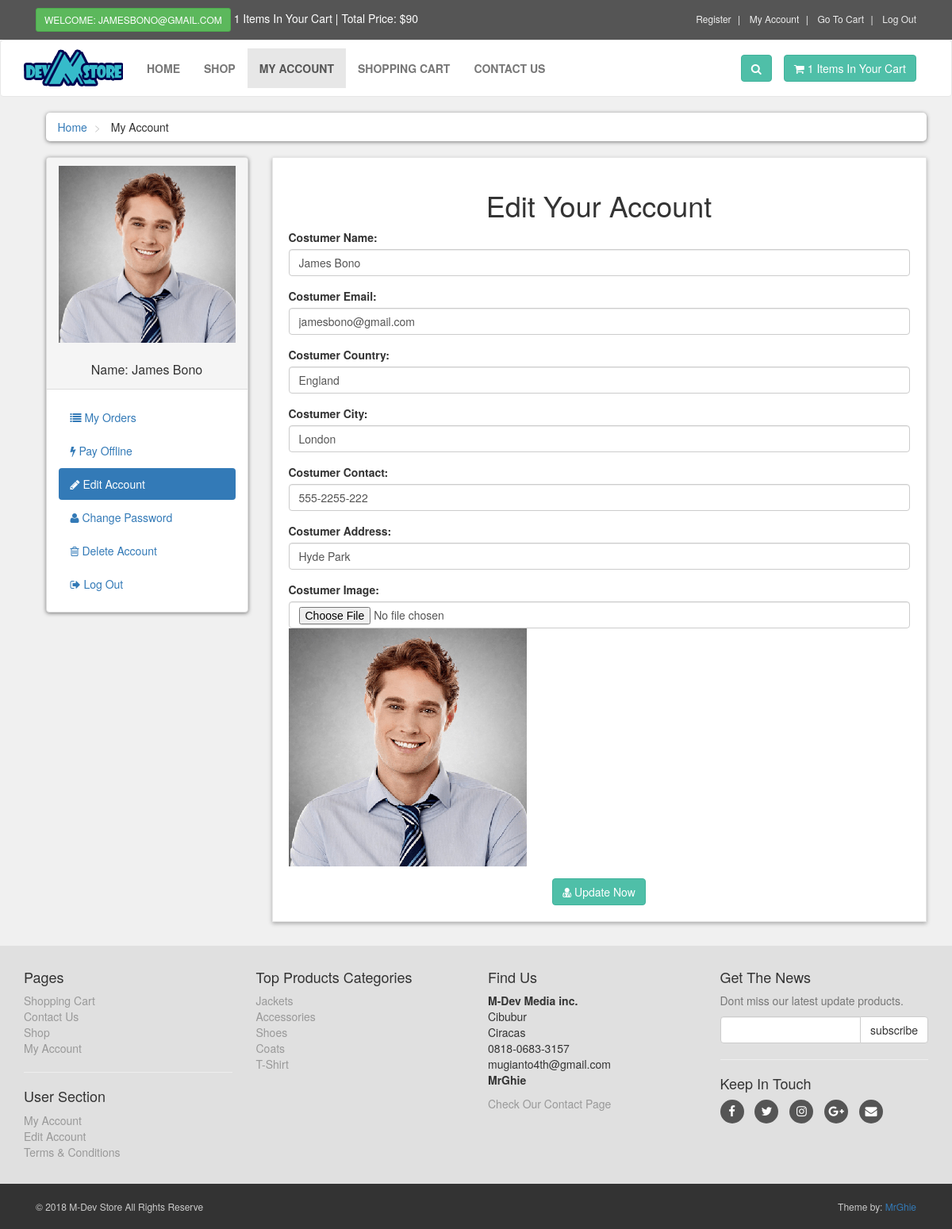
The page /M-Dev-Store/customer/my_account.php?edit_account (signed in) on the database its author committed.
### tables this page shows
CREATE TABLE `customers` (
  `customer_id` int(10) NOT NULL,
  `customer_name` varchar(255) NOT NULL,
  `customer_email` varchar(255) NOT NULL,
  `customer_pass` varchar(255) NOT NULL,
  `customer_country` text NOT NULL,
  `customer_city` text NOT NULL,
  `customer_contact` varchar(255) NOT NULL,
  `customer_address` text NOT NULL,
  `customer_image` text NOT NULL,
  `customer_ip` varchar(100) NOT NULL
);

CREATE TABLE `product_categories` (
  `p_cat_id` int(10) NOT NULL,
  `p_cat_title` text NOT NULL,
  `p_cat_top` text NOT NULL,
  `p_cat_image` text NOT NULL
);

### M-Dev-Store/customer/edit_account.php (the view, shortened to what this page needs)
<?php
$customer_session = $_SESSION['customer_email'];
$get_customer = "select * from customers where customer_email='$customer_session'";
$run_customer = mysqli_query($con,$get_customer);
$row_customer = mysqli_fetch_array($run_customer);
$customer_name = $row_customer['customer_name'];
$customer_email = $row_customer['customer_email'];
$customer_country = $row_customer['customer_country'];
$customer_city = $row_customer['customer_city'];
$customer_contact = $row_customer['customer_contact'];
$customer_address = $row_customer['customer_address'];
$customer_image = $row_customer['customer_image'];
?>
<h1 align="center"> Edit Your Account </h1>
<form action="" method="post" enctype="multipart/form-data">
    <div class="form-group">
        <label> Costumer Name: </label>
        <input type="text" name="c_name" class="form-control" value="<?php echo $customer_name; ?>" required>
    </div>
    <div class="form-group">
        <label> Costumer Email: </label>
        <input type="text" name="c_email" class="form-control" value="<?php echo $customer_email; ?>" required>
    </div>
    <div class="form-group">
        <label> Costumer Country: </label>
        <input type="text" name="c_country" class="form-control" value="<?php echo $customer_country; ?>" required>
    </div>
    <div class="form-group">
        <label> Costumer City: </label>
        <input type="text" name="c_city" class="form-control" value="<?php echo $customer_city; ?>" required>
    </div>
    <div class="form-group">
        <label> Costumer Contact: </label>
        <input type="text" name="c_contact" class="form-control" value="<?php echo $customer_contact; ?>" required>
    </div>
    <div class="form-group">
        <label> Costumer Address: </label>
        <input type="text" name="c_address" class="form-control" value="<?php echo $customer_address; ?>" required>
    </div>
    <div class="form-group">
        <label> Costumer Image: </label>
        <input type="file" name="c_image" class="form-control form-height-custom">
        <img class="img-responsive" src="customer_images/<?php echo $customer_image; ?>" alt="Costumer Image">
    </div>
    <div class="text-center">
        <button name="update" class="btn btn-primary">
            <i class="fa fa-user-md"></i> Update Now
        </button>
    </div>
</form>

### M-Dev-Store/customer/includes/sidebar.php
<div class="panel panel-default sidebar-menu">
    <div class="panel-heading">
        <?php
        $customer_session = $_SESSION['customer_email'];
        $get_customer = "select * from customers where customer_email='$customer_session'";
        $run_customer = mysqli_query($con,$get_customer);
        $row_customer = mysqli_fetch_array($run_customer);
        $customer_image = $row_customer['customer_image'];
        $customer_name = $row_customer['customer_name'];
        if(!isset($_SESSION['customer_email'])){
        }else{
            echo "
                <center>
                    <img src='customer_images/$customer_image' class='img-responsive' >
                </center>
                <br/>
                <h3 class='panel-title' align='center'>
                    Name: $customer_name
                </h3>
            ";
        }
        ?>
    </div>
    <div class="panel-body">
        <ul class="nav-pills nav-stacked nav">
            <li class="<?php if(isset($_GET['my_orders'])){ echo "active"; } ?>">
                <a href="my_account.php?my_orders">
                    <i class="fa fa-list"></i> My Orders
                </a>
            </li>
            <li class="<?php if(isset($_GET['pay_offline'])){ echo "active"; } ?>">
                <a href="my_account.php?pay_offline">
                    <i class="fa fa-bolt"></i> Pay Offline
                </a>
            </li>
            <li class="<?php if(isset($_GET['edit_account'])){ echo "active"; } ?>">
                <a href="my_account.php?edit_account">
                    <i class="fa fa-pencil"></i> Edit Account
                </a>
            </li>
            <li class="<?php if(isset($_GET['change_pass'])){ echo "active"; } ?>">
                <a href="my_account.php?change_pass">
                    <i class="fa fa-user"></i> Change Password
                </a>
            </li>
            <li class="<?php if(isset($_GET['delete_account'])){ echo "active"; } ?>">
                <a href="my_account.php?delete_account">
                    <i class="fa fa-trash-o"></i> Delete Account
                </a>
            </li>
            <li>
                <a href="logout.php">
                    <i class="fa fa-sign-out"></i> Log Out
                </a>
            </li>
        </ul>
    </div>
</div>

### M-Dev-Store/customer/includes/footer.php (shortened to what this page needs)
<div id="footer">
    <div class="container">
        <div class="row">
            <div class="col-sm-6 col-md-3">
               <h4>Pages</h4>
                <ul>
                    <li><a href="../cart.php">Shopping Cart</a></li>
                    <li><a href="../contact.php">Contact Us</a></li>
                    <li><a href="../shop.php">Shop</a></li>
                    <li><a href="my_account.php">My Account</a></li>
                </ul>
                <hr>
                <h4>User Section</h4>
                <ul>
                           <?php
                           if(!isset($_SESSION['customer_email'])){
                               echo"<a href='../checkout.php'>Login</a>";
                           }else{
                              echo"<a href='my_account.php?my_orders'>My Account</a>";
                           }
                           ?>
                    <li>
                            <?php
                           if(!isset($_SESSION['customer_email'])){
                               echo"<a href='../checkout.php'>Login</a>";
                           }else{
                              echo"<a href='my_account.php?edit_account'>Edit Account</a>";
                           }
                           ?>
                    </li>
                    <li><a href="../terms.php">Terms & Conditions</a></li>
                </ul>
            </div>
            <div class="com-sm-6 col-md-3">
                <h4>Top Products Categories</h4>
                <ul>
                    <?php
                        $get_p_cats = "select * from product_categories";
                        $run_p_cats = mysqli_query($con,$get_p_cats);
                        while($row_p_cats=mysqli_fetch_array($run_p_cats)){
                            $p_cat_id = $row_p_cats['p_cat_id'];
                            $p_cat_title = $row_p_cats['p_cat_title'];
                            echo "
                                <li>
                                    <a href='../shop.php?p_cat=$p_cat_id'>
                                        $p_cat_title
                                    </a>
                                </li>
                            ";
                        }
                    ?>
                </ul>
            </div>
            <div class="col-sm-6 col-md-3">
                <h4>Find Us</h4>
                <p>
                    <strong>M-Dev Media inc.</strong>
                    <br/>Cibubur
                    <br/>Ciracas
                    <br/>0818-0683-3157
                    <br/>mugianto4th@gmail.com
                    <br/><strong>MrGhie</strong>
                </p>
                <a href="../contact.php">Check Our Contact Page</a>
            </div>
            <div class="col-sm-6 col-md-3">
                <h4>Get The News</h4>
                <p class="text-muted">
                    Dont miss our latest update products.
                </p>
                <form action="https://feedburner.google.com/fb/a/mailverify" method="post" target="popupwindow" onsubmit="window.open('https://feedburner.google.com/fb/a/mailverify?uri=M-devMedia', 'popupwindow', 'scrollbars=yes,width=550,height=520');return true" method="post">
                    <div class="input-group">
                        <input type="text" class="form-control" name="email">
                        <span class="input-group-btn">
                            <input type="submit" value="subscribe" class="btn btn-default">
                        </span>
                    </div>
                </form>
                <hr>
                <h4>Keep In Touch</h4>
                <p class="social">
                    <a href="../#" class="fa fa-facebook"></a>
                    <a href="../#" class="fa fa-twitter"></a>
                    <a href="../#" class="fa fa-instagram"></a>
                    <a href="../#" class="fa fa-google-plus"></a>
                    <a href="../#" class="fa fa-envelope"></a>
                </p>
            </div>
        </div>
    </div>
</div>
<div id="copyright">
    <div class="container">
        <div class="col-md-6">
            <p class="pull-left">&copy; 2018 M-Dev Store All Rights Reserve</p>
        </div>
        <div class="col-md-6">
            <p class="pull-right">Theme by: <a href="#">MrGhie</a></p>
        </div>
    </div>
</div>

### M-Dev-Store/customer/styles/style.css (style rules this page uses)
body { font-size: 14px; line-height: 1.42857143; color: #333333; background: #f0f0f0; overflow-x: hidden; }
.btn-primary { color: rgb(255, 255, 255); background: rgb(79, 191, 168); border-color: rgb(65, 179, 156); }
#content .panel.sidebar-menu { box-sizing: border-box; box-shadow: 0px 1px 5px rgba(0, 0, 0, .5); }
#content .panel.sidebar-menu h3 { padding: 5px 0px; margin: 0px; }
#footer { background: #e0e0e0; padding: 20px 0; }
#footer a { color: #999999; padding: 0; text-decoration: none; }
#footer ul { list-style: none; padding-left: 0px; }
#footer .social { text-align: left; }
#footer .social a { margin: 0px 10px 0px 0px; display: inline-block; color: #ffffff; width: 30px; height: 30px; border-radius: 15px; line-height: 30px; font-size: 15px; text-align: center; vertical-align: bottom; background: #555555; text-decoration: none; }
#copyright { background: #333333; color: #cccccc; padding: 20px 0px; font-size: 12px; }
#copyright p { margin: 0px; }

### rows shown on the page
customers: customer_image (picture), customer_name "James Bono", c_name "James Bono", c_email "jamesbono@gmail.com", c_country "England", c_city "London", c_contact "555-2255-222", c_address "Hyde Park"
product_categories: p_cat_title "Jackets"
product_categories: p_cat_title "Accessories"
product_categories: p_cat_title "Shoes"
product_categories: p_cat_title "Coats"
product_categories: p_cat_title "T-Shirt"

### other values the page prints
$_SESSION['customer_email'] "JAMESBONO@GMAIL.COM"
$count_items "1 1"
$total "90"
